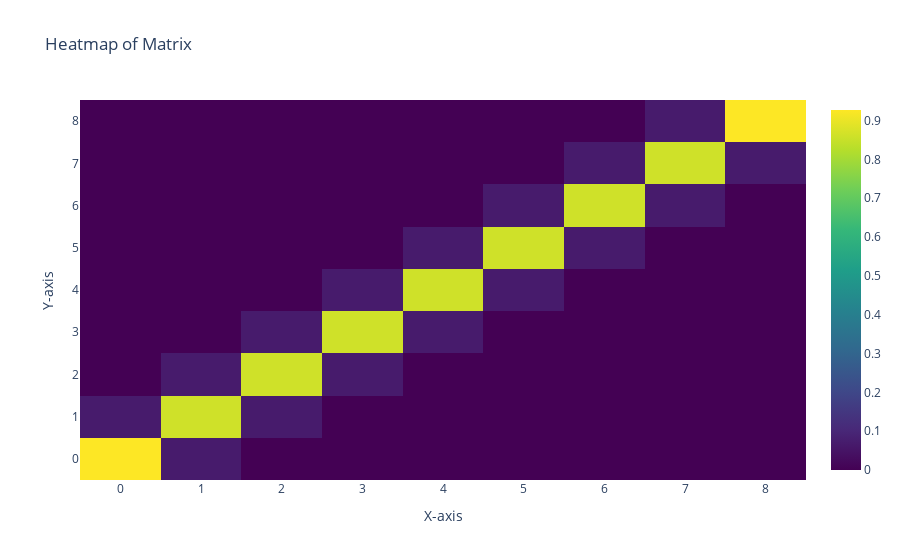

This figure's notebook cell:
### Code cell
###### Initialize Constants ######
rho = 1.225
Cp = 1005
V = 2880
delt = 15
Eint = 250
Ev = -500
T0 = 293.15

rhof = 2300
Cf = 750
kf = 0.8
Af = 90
th = 0.10
h = 4
delx = 0.010
Tf = 293.15
tsim = 4 * 24 * 60 * 60
times = np.arange(0, tsim + delt, delt)
N = len(times)
x = np.arange(0, th + delx, delx)

times = np.arange(0, 96 * 60 * 60 + delt, delt)
N = len(times)
Tints = np.zeros(N) # initializing interior air temp vector
Tints[0] = T0

lambda_int = delt / (rho * Cp * V) #scaling for ODE of interior temp

lambda_val = (kf * delt) / (rhof * Cf * delx**2) #scaling for ODE of wall temp
lambda_bound = kf / (h * delx) #boundary scaling for ODE of wall temp

n = round(th / delx) - 1 #number of nodes in wall
r = np.zeros(n) #initializing first row of A, which is ODE matrix discretized
r[0] = 1 - 2 * lambda_val
r[1] = lambda_val
r[-1] = lambda_val
print(lambda_val)

A = sp.linalg.toeplitz(r)

A[0, 0] = A[0, 0] + lambda_val * lambda_bound / (1 + lambda_bound) # adjusting for boundary condition 
A[-1, -1] = A[0, 0] # adjusting for boundary condition
A[-1, 0] = 0
A[0, -1] = 0


###########################
# Plot the color plot
import plotly.graph_objs as go
import plotly.express as px
# Create a heatmap figure
fig = go.Figure(data=go.Heatmap(z=A, colorscale='Viridis'))

# Update layout
fig.update_layout(
    title='Heatmap of Matrix',
    xaxis_title='X-axis',
    yaxis_title='Y-axis'
)

# Show the figure
fig.show()
###########################

b = np.zeros(n) #initializing forcing as zeros

T = np.ones(n) * Tf #initializing T vector for wall temp

T0s = np.zeros(N) #initializing T0 vector for tracking surface temp (not a node)
T0s[0] = Tf 
T_profs = np.zeros((n + 2, 6)) # intializing matrix to store 6 temperature profiles

### Figure 1 — Plotly figure (JSON) as saved in the notebook; plotly's stock layout.template omitted (floating-point values rounded to 4 significant figures)
{"data": [{"colorscale": [[0, "#440154"], [0.1111, "#482878"], [0.2222, "#3e4989"], [0.3333, "#31688e"], [0.4444, "#26828e"], [0.5556, "#1f9e89"], [0.6667, "#35b779"], [0.7778, "#6ece58"], [0.8889, "#b5de2b"], [1, "#fde725"]], "type": "heatmap", "z": [[0.9271, 0.06957, 0, 0, 0, 0, 0, 0, 0], [0.06957, 0.8609, 0.06957, 0, 0, 0, 0, 0, 0], [0, 0.06957, 0.8609, 0.06957, 0, 0, 0, 0, 0], [0, 0, 0.06957, 0.8609, 0.06957, 0, 0, 0, 0], [0, 0, 0, 0.06957, 0.8609, 0.06957, 0, 0, 0], [0, 0, 0, 0, 0.06957, 0.8609, 0.06957, 0, 0], [0, 0, 0, 0, 0, 0.06957, 0.8609, 0.06957, 0], [0, 0, 0, 0, 0, 0, 0.06957, 0.8609, 0.06957], [0, 0, 0, 0, 0, 0, 0, 0.06957, 0.9271]]}], "layout": {"title": {"text": "Heatmap of Matrix"}, "xaxis": {"title": {"text": "X-axis"}}, "yaxis": {"title": {"text": "Y-axis"}}}}
